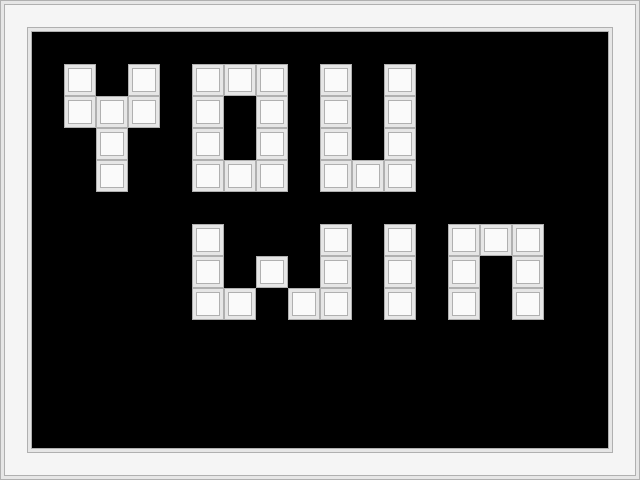

Tiled map render using the project's own tile images. Description and the map definition, with tile-layer contents summarised, below:
An orthogonal 20x15 tile map with 32x32 px tiles, 2 tile layers (layer, collision) and 1 object (player).

<map version="1.0" orientation="orthogonal" width="20" height="15" tilewidth="32" tileheight="32">
 <properties>
  <property name="name" value="the end" />
 </properties>
 <tileset firstgid="1" name="tileset" tilewidth="32" tileheight="32">
  <image source="../graphics/tileset.png" width="128" height="96" />
 </tileset>
 <layer name="layer" width="20" height="15">
  <data>[300 cells, 111 non-empty, 7 distinct tile ids]</data>
 </layer>
 <layer name="collision" width="20" height="15" opacity="0.51">
  <data>[300 cells, 111 non-empty, 1 distinct tile ids]</data>
 </layer>
 <objectgroup name="objects" width="20" height="15">
  <object name="player" type="player" x="294" y="414" width="23" height="25" />
 </objectgroup>
</map>
